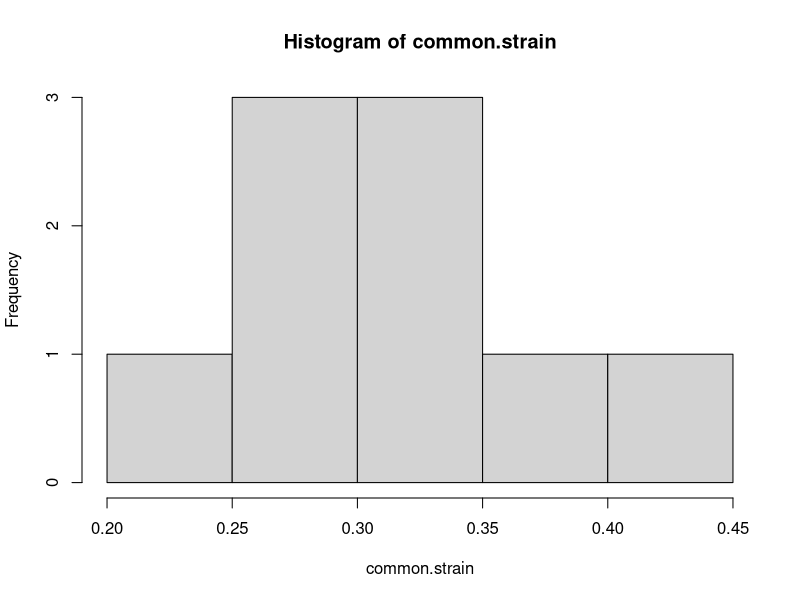
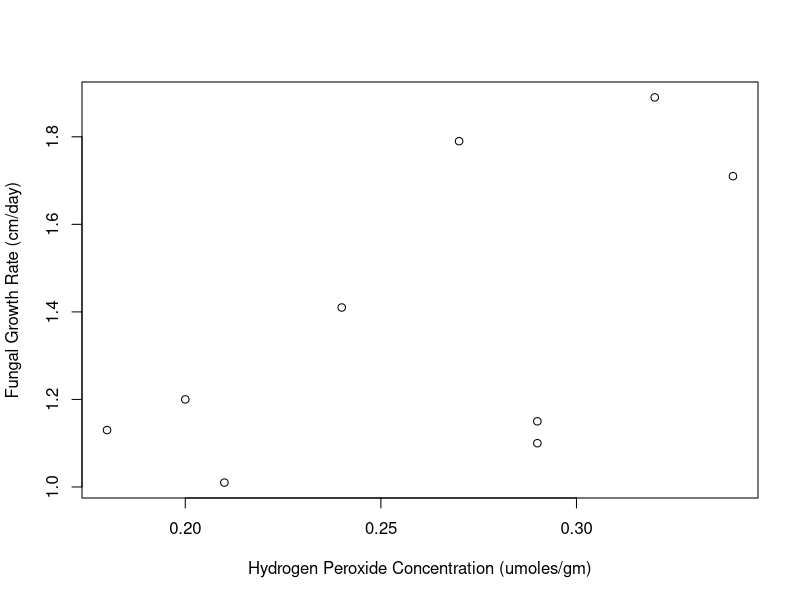
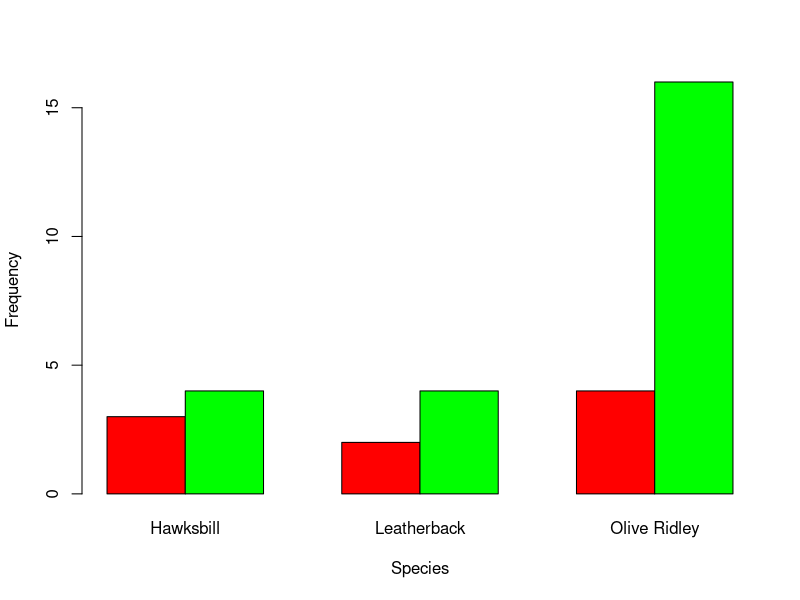
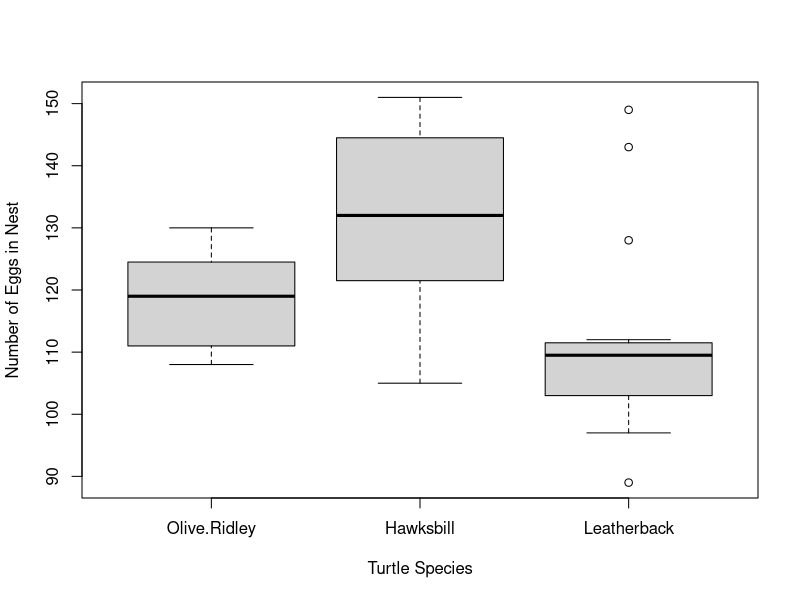
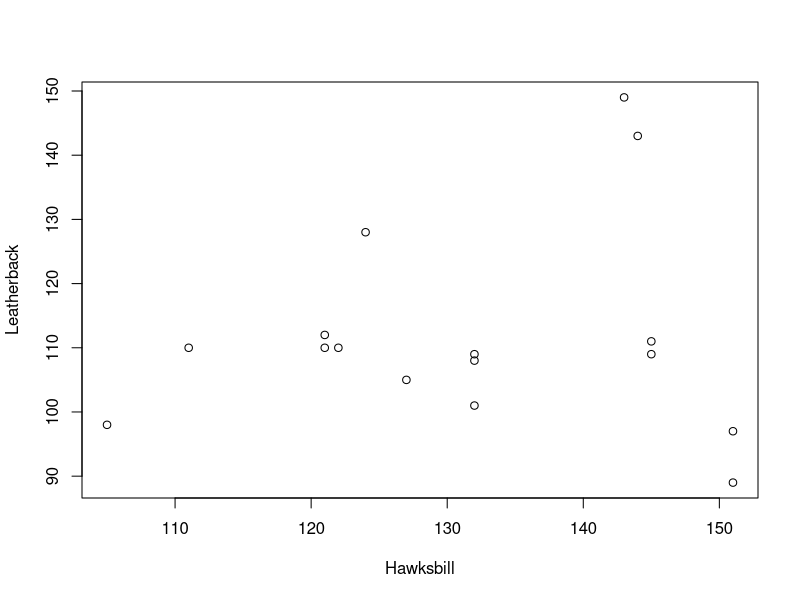

These charts were generated, in order, by the following R code:
## ---- chunk 1
transgenic.A=c(0.17,0.20,0.13,0.20,0.24,0.25,0.15,0.21,0.21)
transgenic.B=c(0.47,0.21,0.34,0.32,0.33,0.29,0.18,0.20,0.25)
common.strain=c(0.44,0.33,0.37,0.33,0.31,0.27,0.22,0.30,0.28)
## ---- chunk 2
mean(transgenic.A-transgenic.B)
## ---- chunk 3
mean(common.strain-transgenic.A)
## ---- chunk 4
hist(common.strain)
## ---- chunk 5
hydrogen=c(0.27,0.21,0.34,0.32,0.24,0.29,0.18,0.20,0.29)
fungal=c(1.79,1.01,1.71,1.89,1.41,1.15,1.13,1.20,1.10)
my.data=data.frame("Peroxide"=hydrogen,"Growth.rate"=fungal)
## ---- chunk 6
plot(my.data$Peroxide,my.data$Growth.rate,xlab="Hydrogen Peroxide Concentration (umoles/gm)",ylab="Fungal Growth Rate (cm/day)")
## ---- chunk 7
my.data=read.csv("H1.csv")
my.data
## ---- chunk 8
my.table=table(my.data)
my.table
## ---- chunk 9
barplot(my.table,beside=T,xlab="Species",ylab="Frequency",col=c('red','green'))
## ---- chunk 10
nest.survival=c(my.table[2,1],my.table[2,2],my.table[2,3])
mean(nest.survival)
sd(nest.survival)

## ---- chunk 11
my.table[1,]/(my.table[1,]+my.table[2,])

## ---- chunk 12
second.data=read.csv("H1.1.csv")
second.data
## ---- chunk 13
second.data$Nest<-NULL
boxplot(second.data,xlab="Turtle Species",ylab="Number of Eggs in Nest")
## ---- chunk 14
plot(second.data$Hawksbill,second.data$Leatherback,xlab="Hawksbill",ylab="Leatherback")
